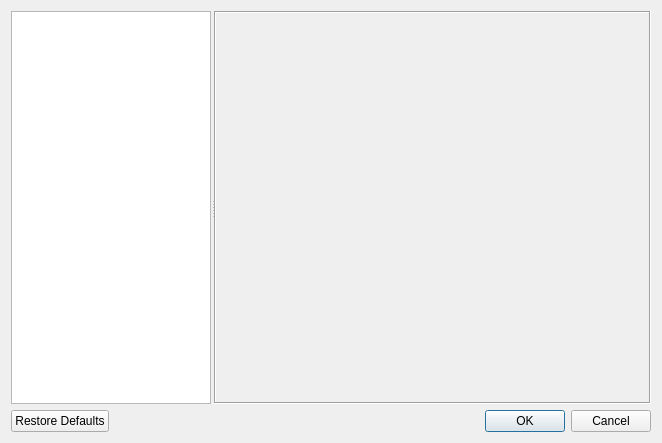
<?xml version="1.0" encoding="UTF-8"?>
<ui version="4.0">
 <class>MachineSettingsDialog</class>
 <widget class="QDialog" name="MachineSettingsDialog">
  <property name="geometry">
   <rect>
    <x>0</x>
    <y>0</y>
    <width>662</width>
    <height>443</height>
   </rect>
  </property>
  <property name="windowTitle">
   <string>Machine Settings</string>
  </property>
  <layout class="QGridLayout" name="gridLayout">
   <item row="0" column="0">
    <widget class="QSplitter" name="splitter">
     <property name="orientation">
      <enum>Qt::Horizontal</enum>
     </property>
     <property name="handleWidth">
      <number>3</number>
     </property>
     <widget class="QListWidget" name="m_lstwdtMachineList">
      <property name="sizePolicy">
       <sizepolicy hsizetype="Minimum" vsizetype="Expanding">
        <horstretch>0</horstretch>
        <verstretch>0</verstretch>
       </sizepolicy>
      </property>
      <property name="minimumSize">
       <size>
        <width>200</width>
        <height>0</height>
       </size>
      </property>
      <property name="maximumSize">
       <size>
        <width>200</width>
        <height>16777215</height>
       </size>
      </property>
     </widget>
     <widget class="QStackedWidget" name="m_stackedWidget">
      <property name="sizePolicy">
       <sizepolicy hsizetype="Expanding" vsizetype="Preferred">
        <horstretch>0</horstretch>
        <verstretch>0</verstretch>
       </sizepolicy>
      </property>
      <property name="frameShape">
       <enum>QFrame::Box</enum>
      </property>
      <property name="frameShadow">
       <enum>QFrame::Sunken</enum>
      </property>
     </widget>
    </widget>
   </item>
   <item row="1" column="0">
    <widget class="QDialogButtonBox" name="m_buttonBox">
     <property name="orientation">
      <enum>Qt::Horizontal</enum>
     </property>
     <property name="standardButtons">
      <set>QDialogButtonBox::Cancel|QDialogButtonBox::Ok|QDialogButtonBox::RestoreDefaults</set>
     </property>
    </widget>
   </item>
  </layout>
 </widget>
 <resources/>
 <connections>
  <connection>
   <sender>m_buttonBox</sender>
   <signal>accepted()</signal>
   <receiver>MachineSettingsDialog</receiver>
   <slot>accept()</slot>
   <hints>
    <hint type="sourcelabel">
     <x>248</x>
     <y>254</y>
    </hint>
    <hint type="destinationlabel">
     <x>157</x>
     <y>274</y>
    </hint>
   </hints>
  </connection>
  <connection>
   <sender>m_buttonBox</sender>
   <signal>rejected()</signal>
   <receiver>MachineSettingsDialog</receiver>
   <slot>reject()</slot>
   <hints>
    <hint type="sourcelabel">
     <x>316</x>
     <y>260</y>
    </hint>
    <hint type="destinationlabel">
     <x>286</x>
     <y>274</y>
    </hint>
   </hints>
  </connection>
 </connections>
</ui>
